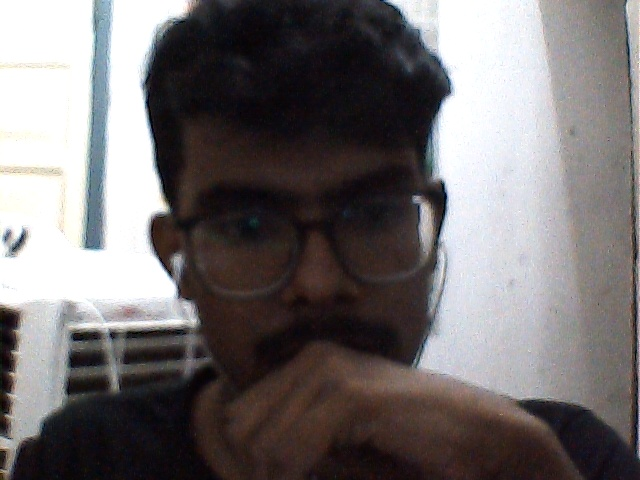
#> input picture image from Camera.jpg, 640 x 480 px, given in place of the camera
$ python detectobject.py
#> lines starting #> are read from the running program, lines starting #| are printed output that depends on the picture
import cv2
import time
import imutils

cam = cv2.VideoCapture(0)
time.sleep(1)

firstFrame = None
area = 500

while True:
    _,img = cam.read()
#> img is the input picture: shape (480, 640, 3); mean B, G, R 111.8, 111, 115.8
    text = 'Normal'
    img = imutils.resize(img,width=500)
#> img: shape (375, 500, 3)
    grayImg = cv2.cvtColor(img,cv2.COLOR_BGR2GRAY)
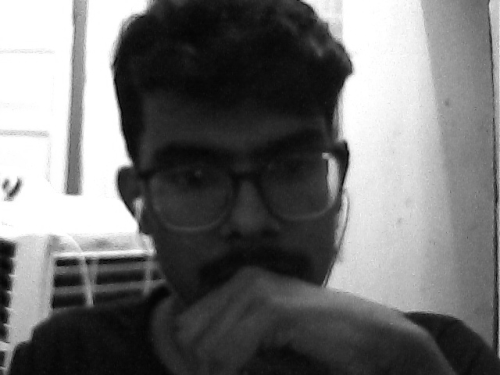
#> grayImg: shape (375, 500); min 4, max 255, mean 112.5
    gaussianImg = cv2.GaussianBlur(grayImg,(21,21),0)
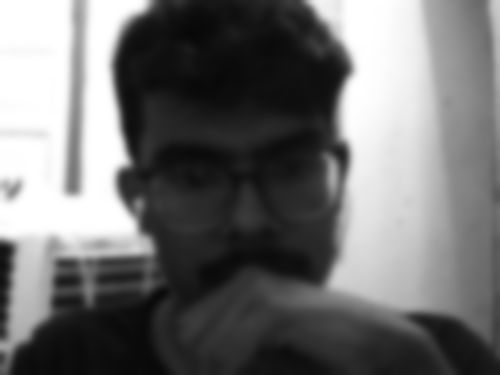
#> gaussianImg: shape (375, 500); min 8, max 255, mean 112.5
    if firstFrame is None:
        firstFrame = gaussianImg
        continue
    imgDiff = cv2.absdiff(firstFrame,gaussianImg)
    threshImg = cv2.threshold(imgDiff,25,255,cv2.THRESH_BINARY)[1]
    threshImg = cv2.dilate(threshImg,None,iterations=2)
    cnts = cv2.findContours(threshImg.copy(),cv2.RETR_EXTERNAL,cv2.CHAIN_APPROX_SIMPLE)
    cnts = imutils.grab_contours(cnts)
    for c in cnts:
        if cv2.contourArea(c)<area:
            continue
        (x,y,w,h) = cv2.boundingRect(c)
        cv2.rectangle(img,(x,y),(x+w,y+h),(0,255,0),2)
        text = 'Moving object detected'
        print(text)
    cv2.putText(img,text,(10,20),cv2.FONT_HERSHEY_SIMPLEX,0.5,(0,0,255),2)
    cv2.imshow('CameraFeed',img)
    key = cv2.waitKey(1) & 0xFF
    if key == ord('q'):
        break
    cam.release()
    cv2.destroyAllWindows()

$ run again, on sample4.jpg
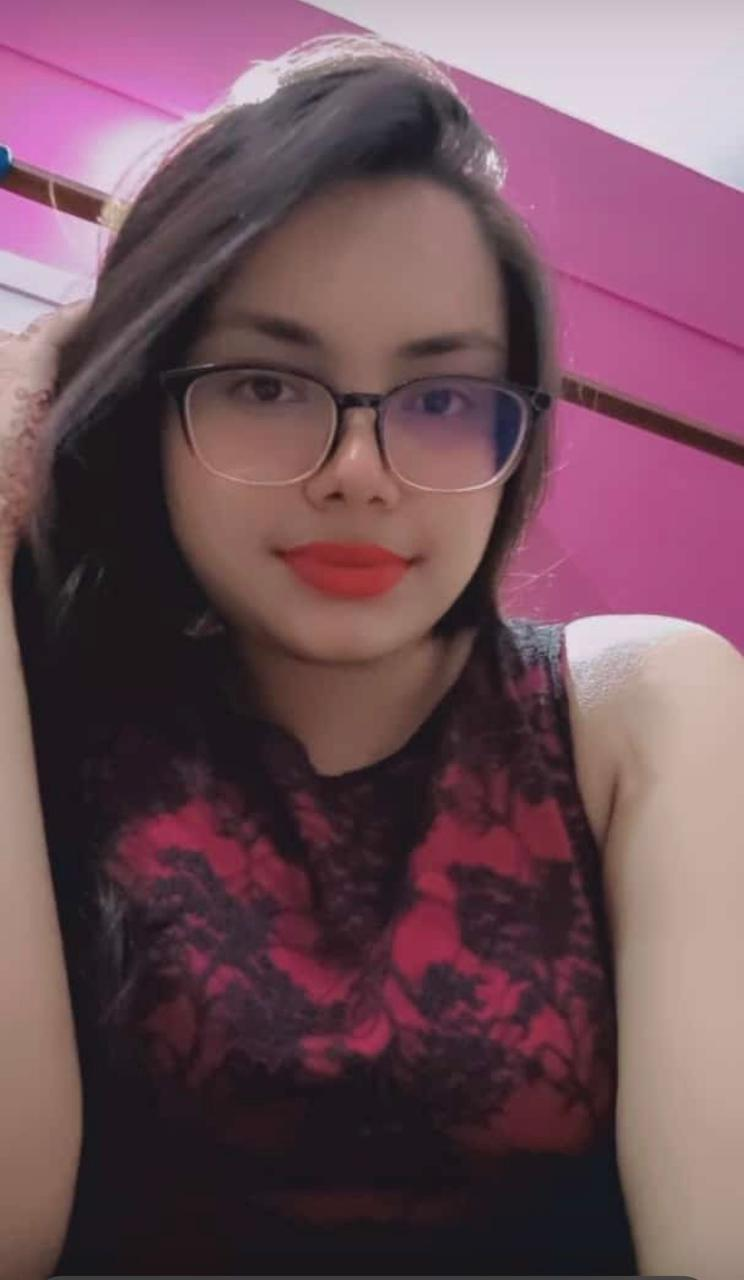
#> input picture sample4.jpg, 744 x 1280 px, given in place of the camera
#> img is the input picture: shape (1280, 744, 3); mean B, G, R 89.8, 79.4, 111.9
#> img: shape (860, 500, 3)
#> `grayImg = cv2.cvtColor(img,cv2.COLOR_BGR2GRAY)`:
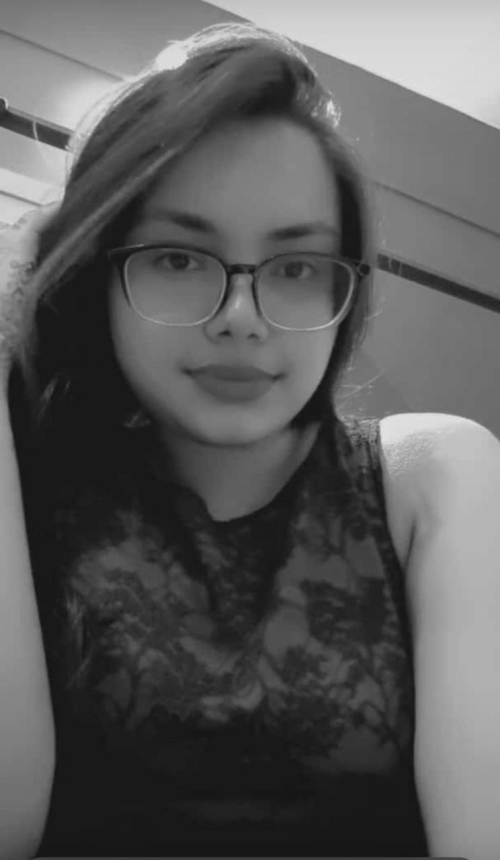
#> grayImg: shape (860, 500); min 18, max 228, mean 90.3
